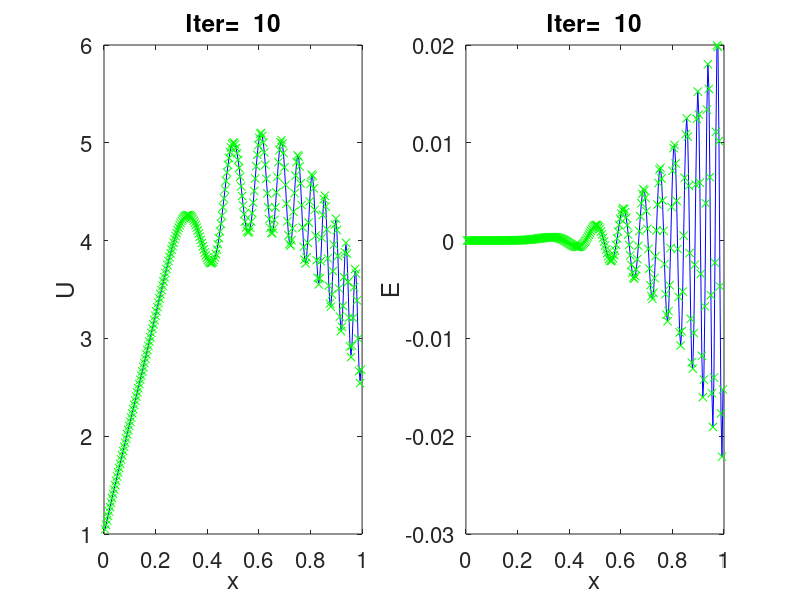

The MATLAB source for this figure:
a = .5;
psi     = @(x) 20*pi*x.^3;
psidot  = @(x) 3*20*pi*x.^2;
psiddot = @(x) 2*3*20*pi*x;

f = @(x) -20 + a*psiddot(x).*cos(psi(x)) - a*psidot(x).^2.*sin(psi(x));
u = @(x) 1 + 12*x - 10*x.^2 + a*sin(psi(x));

m=255;
h=1/(m+1);

A=spdiags(repmat([1, -2, 1]/h^2,m,1),-1:1,m,m);
X   =linspace(0+h,1-h,m)';
F   =f(X);
F(1)=F(1)-u(0)/h^2; F(m)=F(m)-u(1)/h^2;
Uhat=u(X);
Ehat=A\F-Uhat;

M=diag(diag(A));
N=M-A;
G=M\N;
b=M\F;

omega = 2/3;

U2=1+2*X;
for i=1:10,
  U2 = (1-omega)*U2+omega*((G*U2)+b);
  E2 = U2-Uhat;
  subplot(1,2,1),
  plot(X,Uhat,'b-', ...
       X,U2,   'gx');
  set(gca,'fontsize',16);
  xlabel('x');
  ylabel('U');
  title(sprintf('Iter=%4d', i));
  subplot(1,2,2),
  plot(X,Ehat,'b-',...
       X,E2,'gx');
  set(gca,'fontsize',16);
  xlabel('x');
  ylabel('E');
  title(sprintf('Iter=%4d', i));
  set(gcf,'color',[1,1,1]);
  pause(1);
end
pause;
% calculate residual
r = F-A*U2;
% coarsen
m_coarse = (m-1)/2;
h_coarse = 1/(m_coarse+1);
r_coarse = r(2:2:end);
assert(length(r_coarse)==m_coarse);
A_coarse=spdiags(repmat([1, -2, 1]/h_coarse^2,m_coarse,1),-1:1,...
                 m_coarse,m_coarse);
% solve the coarse problem
% normally we would do multigrid again
% here I just use the direct solver
e_coarse = A_coarse\(-r_coarse);
% project back on the fine grid
e=zeros(size(r));
e(2:2:end)=e_coarse;
for i=1:2:m,
  if(i>1)
    e_left = e(i-1);
  else
    e_left = 0;
  end
  if(i<m)
    e_right = e(i+1);
  else
    e_right = 0;
  end
  e(i) = (e_left+e_right)/2;
end
U2=U2-e;
E2=U2-Uhat;
subplot(1,2,1),
plot(X,Uhat,'b-', ...
     X,U2,   'gx');
set(gca,'fontsize',16);
xlabel('x');
ylabel('U');
title('After coarse grid projection');
subplot(1,2,2),
plot(X,Ehat,'b-',...
     X,E2,'gx');
set(gca,'fontsize',16);
xlabel('x');
ylabel('E');
title('After coarse grid projection');
set(gcf,'color',[1,1,1]);
pause;
% smooth the error again
for i=1:10,
  U2 = (1-omega)*U2+omega*((G*U2)+b);
  E2 = U2-Uhat;
  subplot(1,2,1),
  plot(X,Uhat,'b-', ...
       X,U2,   'gx');
  set(gca,'fontsize',16);
  xlabel('x');
  ylabel('U');
  title(sprintf('Iter=%4d', i));
  subplot(1,2,2),
  plot(X,Ehat,'b-',...
       X,E2,'gx');
  set(gca,'fontsize',16);
  xlabel('x');
  ylabel('E');
  title(sprintf('Iter=%4d', i));
  set(gcf,'color',[1,1,1]);
  pause(1);
end
